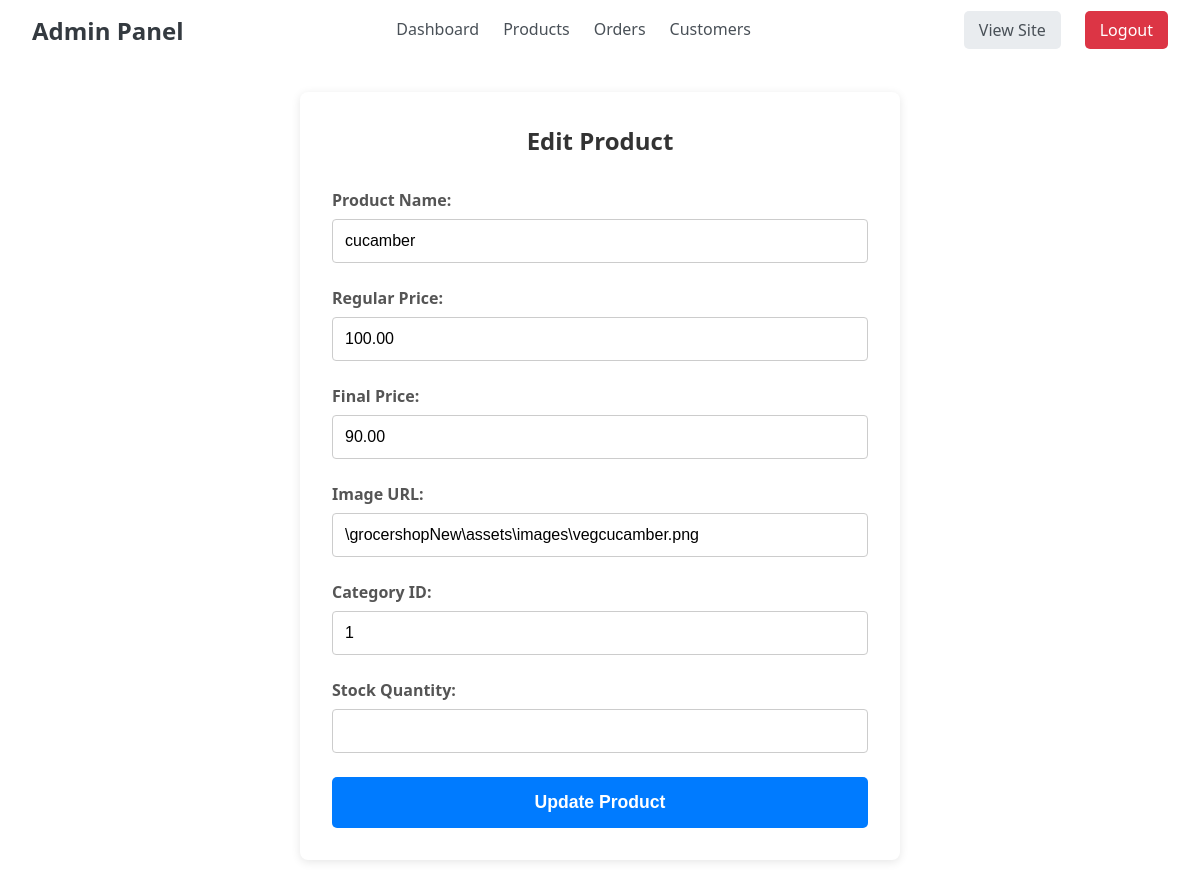
Screenshot of /admin/edit_product.php?id=2 (signed in) with the database file from the repository.
### tables this page shows
CREATE TABLE `products` (
  `id` int(11) NOT NULL,
  `name` varchar(255) NOT NULL,
  `description` text DEFAULT NULL,
  `regular_price` decimal(10,2) NOT NULL,
  `final_price` decimal(10,2) NOT NULL,
  `rating` decimal(2,1) DEFAULT NULL,
  `image_url` varchar(255) NOT NULL,
  `category_id` int(11) NOT NULL,
  `is_featured` tinyint(1) NOT NULL DEFAULT 0,
  `is_popular` tinyint(1) NOT NULL DEFAULT 0,
  `is_premium` tinyint(1) NOT NULL DEFAULT 0,
  `discount_percentage` int(3) NOT NULL DEFAULT 0,
  `offer_tag` varchar(50) DEFAULT NULL,
  PRIMARY KEY (`id`)
);

### admin/edit_product.php (the view, shortened to what this page needs)
<?php
include '../config/db_connect.php';
$product = null;
if (isset($_GET['id'])) {
    $id = (int) $_GET['id'];
    $stmt = $conn->prepare("SELECT * FROM products WHERE id = ?");
    $stmt->bind_param("i", $id);
    $stmt->execute();
    $result = $stmt->get_result();
    if ($result->num_rows === 1) {
        $product = $result->fetch_assoc();
    } else {
        $message = "Product not found.";
    }
} else {
    header("Location: manage_products.php");
    exit();
}
?>
<!DOCTYPE html>
<html lang="en">
<head>
    <link rel="stylesheet" href="../css/style.css">
    <link rel="stylesheet" href="../css/admin_css/edit_product.css">
</head>
<body>
    <?php
    include '../admin/includes/header_admin.php';
    ?>
    <div class="form-container">
        <h2>Edit Product</h2>
        <?php if ($product): ?>
            <form action="edit_product.php" method="POST">
                <label for="name">Product Name:</label>
                <input type="text" id="name" name="name" value="<?php echo htmlspecialchars($product['name']); ?>" required>
                <label for="regular_price">Regular Price:</label>
                <input type="number" id="regular_price" name="regular_price" step="0.01"
                    value="<?php echo $product['regular_price']; ?>" required>
                <label for="final_price">Final Price:</label>
                <input type="number" id="final_price" name="final_price" step="0.01"
                    value="<?php echo $product['final_price']; ?>" required>
                <label for="image_url">Image URL:</label>
                <input type="text" id="image_url" name="image_url"
                    value="<?php echo htmlspecialchars($product['image_url']); ?>" required>
                <label for="category_id">Category ID:</label>
                <input type="number" id="category_id" name="category_id" value="<?php echo $product['category_id']; ?>"
                    required>
                <div class="form-group">
                    <label for="stock_quantity">Stock Quantity:</label>
                    <input type="number" id="stock_quantity" name="stock_quantity"
                        value="<?php echo $product['stock_quantity']; ?>" required>
                </div>
                <button type="submit">Update Product</button>
            </form>
        <?php endif; ?>
    </div>
</body>
</html>

### css/style.css (style rules this page uses)
h1,h2,h3,h4,h5,h6,p { margin: 0; }
* { box-sizing: border-box; }
body { margin: 0; padding: 0; font-family:'Segoe UI', Tahoma, Geneva, Verdana, sans-serif; }
:root { --border-color:#e3dfdf; --border-hover-green:rgb(31, 229, 31); --color-yellow:#FFd700; --color-light-yellow: rgb(247, 247, 204); --color-black:black; --color-grey:#707070; --color-white:white; --color-green:#13C487; --color-shade-in-green: #E5FEF2; --color-light-green:rgb(213, 245, 230, 0.8); --color-brand:#253D4D; }

### css/admin_css/edit_product.css (style rules this page uses)
.form-container { max-width: 600px; margin: 2rem auto; padding: 2rem; background-color: #ffffff; border-radius: 8px; box-shadow: 0 2px 10px rgba(0,0,0,0.1); }
.form-container h2 { text-align: center; margin-bottom: 2rem; color: #333; }
.form-container form label { display: block; margin-bottom: 8px; font-weight: bold; color: #555; }
.form-container form input[type="text"], .form-container form input[type="number"] { width: 100%; padding: 12px; margin-bottom: 1.5rem; border: 1px solid #ccc; border-radius: 4px; box-sizing: border-box; font-size: 1rem; }
.form-container form button { width: 100%; padding: 15px; background-color: #007bff; color: white; border: none; border-radius: 5px; font-size: 1.1rem; font-weight: bold; cursor: pointer; transition: background-color 0.3s ease; }

### css/admin_css/header_admin.css (style rules this page uses)
body { margin: 0; color: #333; }

### rows the page displays
products: name "cucamber", regular_price "100.00", final_price "90.00", image_url "\\grocershopNew\\assets\\images\\vegcucamber.png", category_id "1"
